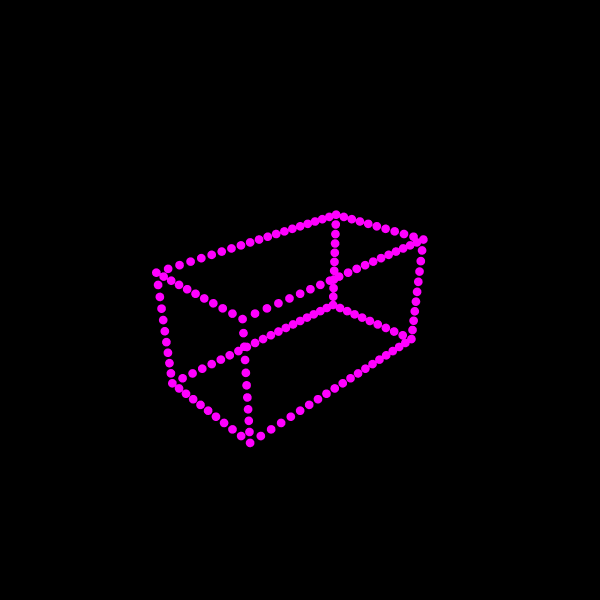

This figure's notebook cell:
### Markdown cell above
**Построение 3D точек сцены**

### Code cell
plots = plot_points(points3D)
show_plots(plots, width=600, height=600, eye=(2, 2, 1.5))

### Figure 1 — Plotly figure (JSON) as saved in the notebook; plotly's stock layout.template omitted (floating-point values rounded to 4 significant figures; data arrays with more than 128 entries replaced by an {"elided": "..."} marker saying what was removed)
{"data": [{"hovertemplate": "x=%{x}<br>y=%{y}<br>z=%{z}<extra></extra>", "legendgroup": "", "marker": {"color": "rgb(255, 0, 255)", "size": 3, "symbol": "circle"}, "mode": "markers", "name": "", "scene": "scene", "showlegend": false, "type": "scatter3d", "x": {"elided": "160 float values"}, "y": {"elided": "160 float values"}, "z": {"elided": "160 float values"}}], "layout": {"autosize": true, "height": 600, "paper_bgcolor": "black", "scene": {"aspectmode": "data", "camera": {"center": {"x": 0, "y": 0, "z": 0}, "eye": {"x": 2, "y": 2, "z": 1.5}, "up": {"x": 0, "y": 0, "z": 1}}, "xaxis": {"visible": false}, "yaxis": {"visible": false}, "zaxis": {"visible": false}}, "width": 600}}
